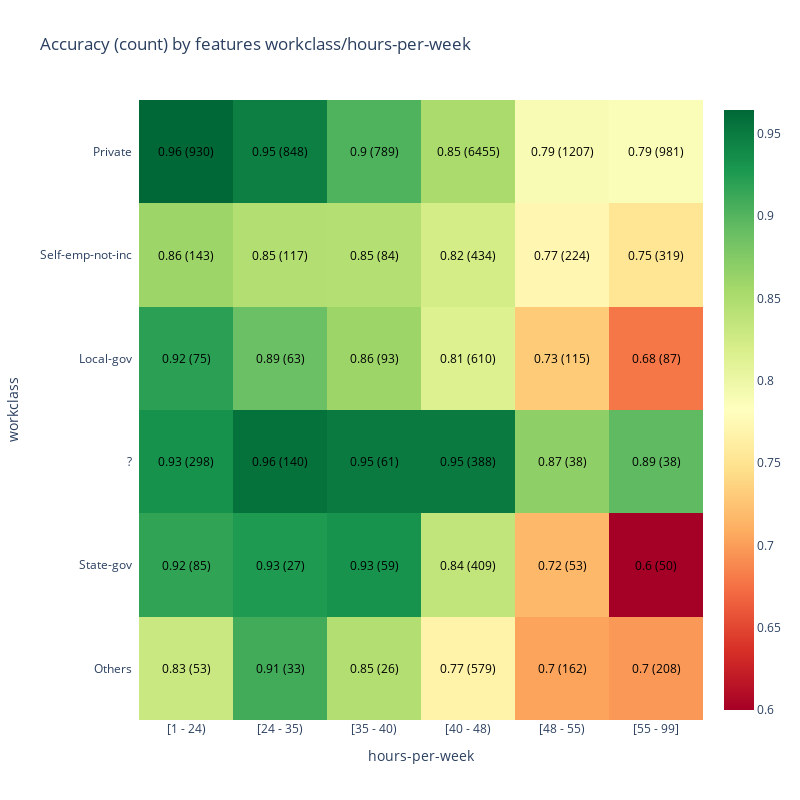

This figure's notebook cell:
### Code cell
from deepchecks.tabular.checks.performance import SegmentPerformance

SegmentPerformance(feature_1='workclass', feature_2='hours-per-week').run(validation_ds, model)

### Figure 1 — Plotly figure (JSON) as saved in the notebook; plotly's stock layout.template omitted (floating-point values rounded to 4 significant figures)
{"data": [{"colorscale": [[0, "rgb(165,0,38)"], [0.1, "rgb(215,48,39)"], [0.2, "rgb(244,109,67)"], [0.3, "rgb(253,174,97)"], [0.4, "rgb(254,224,139)"], [0.5, "rgb(255,255,191)"], [0.6, "rgb(217,239,139)"], [0.7, "rgb(166,217,106)"], [0.8, "rgb(102,189,99)"], [0.9, "rgb(26,152,80)"], [1, "rgb(0,104,55)"]], "reversescale": false, "showscale": true, "type": "heatmap", "x": ["[1 - 24)", "[24 - 35)", "[35 - 40)", "[40 - 48)", "[48 - 55)", "[55 - 99]"], "y": [" Private", " Self-emp-not-inc", " Local-gov", " ?", " State-gov", "Others"], "z": [[0.9645, 0.9469, 0.9024, 0.8525, 0.7904, 0.787], [0.8601, 0.8462, 0.8452, 0.8226, 0.7723, 0.7524], [0.92, 0.8889, 0.8602, 0.8148, 0.7304, 0.6782], [0.9329, 0.9571, 0.9508, 0.951, 0.8684, 0.8947], [0.9176, 0.9259, 0.9322, 0.8362, 0.717, 0.6], [0.8302, 0.9091, 0.8462, 0.7668, 0.7037, 0.6971]]}], "layout": {"annotations": [{"font": {"color": "black"}, "showarrow": false, "text": "0.96\n(930)", "x": "[1 - 24)", "xref": "x", "y": " Private", "yref": "y"}, {"font": {"color": "black"}, "showarrow": false, "text": "0.95\n(848)", "x": "[24 - 35)", "xref": "x", "y": " Private", "yref": "y"}, {"font": {"color": "black"}, "showarrow": false, "text": "0.9\n(789)", "x": "[35 - 40)", "xref": "x", "y": " Private", "yref": "y"}, {"font": {"color": "black"}, "showarrow": false, "text": "0.85\n(6455)", "x": "[40 - 48)", "xref": "x", "y": " Private", "yref": "y"}, {"font": {"color": "black"}, "showarrow": false, "text": "0.79\n(1207)", "x": "[48 - 55)", "xref": "x", "y": " Private", "yref": "y"}, {"font": {"color": "black"}, "showarrow": false, "text": "0.79\n(981)", "x": "[55 - 99]", "xref": "x", "y": " Private", "yref": "y"}, {"font": {"color": "black"}, "showarrow": false, "text": "0.86\n(143)", "x": "[1 - 24)", "xref": "x", "y": " Self-emp-not-inc", "yref": "y"}, {"font": {"color": "black"}, "showarrow": false, "text": "0.85\n(117)", "x": "[24 - 35)", "xref": "x", "y": " Self-emp-not-inc", "yref": "y"}, {"font": {"color": "black"}, "showarrow": false, "text": "0.85\n(84)", "x": "[35 - 40)", "xref": "x", "y": " Self-emp-not-inc", "yref": "y"}, {"font": {"color": "black"}, "showarrow": false, "text": "0.82\n(434)", "x": "[40 - 48)", "xref": "x", "y": " Self-emp-not-inc", "yref": "y"}, {"font": {"color": "black"}, "showarrow": false, "text": "0.77\n(224)", "x": "[48 - 55)", "xref": "x", "y": " Self-emp-not-inc", "yref": "y"}, {"font": {"color": "black"}, "showarrow": false, "text": "0.75\n(319)", "x": "[55 - 99]", "xref": "x", "y": " Self-emp-not-inc", "yref": "y"}, {"font": {"color": "black"}, "showarrow": false, "text": "0.92\n(75)", "x": "[1 - 24)", "xref": "x", "y": " Local-gov", "yref": "y"}, {"font": {"color": "black"}, "showarrow": false, "text": "0.89\n(63)", "x": "[24 - 35)", "xref": "x", "y": " Local-gov", "yref": "y"}, {"font": {"color": "black"}, "showarrow": false, "text": "0.86\n(93)", "x": "[35 - 40)", "xref": "x", "y": " Local-gov", "yref": "y"}, {"font": {"color": "black"}, "showarrow": false, "text": "0.81\n(610)", "x": "[40 - 48)", "xref": "x", "y": " Local-gov", "yref": "y"}, {"font": {"color": "black"}, "showarrow": false, "text": "0.73\n(115)", "x": "[48 - 55)", "xref": "x", "y": " Local-gov", "yref": "y"}, {"font": {"color": "black"}, "showarrow": false, "text": "0.68\n(87)", "x": "[55 - 99]", "xref": "x", "y": " Local-gov", "yref": "y"}, {"font": {"color": "black"}, "showarrow": false, "text": "0.93\n(298)", "x": "[1 - 24)", "xref": "x", "y": " ?", "yref": "y"}, {"font": {"color": "black"}, "showarrow": false, "text": "0.96\n(140)", "x": "[24 - 35)", "xref": "x", "y": " ?", "yref": "y"}, {"font": {"color": "black"}, "showarrow": false, "text": "0.95\n(61)", "x": "[35 - 40)", "xref": "x", "y": " ?", "yref": "y"}, {"font": {"color": "black"}, "showarrow": false, "text": "0.95\n(388)", "x": "[40 - 48)", "xref": "x", "y": " ?", "yref": "y"}, {"font": {"color": "black"}, "showarrow": false, "text": "0.87\n(38)", "x": "[48 - 55)", "xref": "x", "y": " ?", "yref": "y"}, {"font": {"color": "black"}, "showarrow": false, "text": "0.89\n(38)", "x": "[55 - 99]", "xref": "x", "y": " ?", "yref": "y"}, {"font": {"color": "black"}, "showarrow": false, "text": "0.92\n(85)", "x": "[1 - 24)", "xref": "x", "y": " State-gov", "yref": "y"}, {"font": {"color": "black"}, "showarrow": false, "text": "0.93\n(27)", "x": "[24 - 35)", "xref": "x", "y": " State-gov", "yref": "y"}, {"font": {"color": "black"}, "showarrow": false, "text": "0.93\n(59)", "x": "[35 - 40)", "xref": "x", "y": " State-gov", "yref": "y"}, {"font": {"color": "black"}, "showarrow": false, "text": "0.84\n(409)", "x": "[40 - 48)", "xref": "x", "y": " State-gov", "yref": "y"}, {"font": {"color": "black"}, "showarrow": false, "text": "0.72\n(53)", "x": "[48 - 55)", "xref": "x", "y": " State-gov", "yref": "y"}, {"font": {"color": "black"}, "showarrow": false, "text": "0.6\n(50)", "x": "[55 - 99]", "xref": "x", "y": " State-gov", "yref": "y"}, {"font": {"color": "black"}, "showarrow": false, "text": "0.83\n(53)", "x": "[1 - 24)", "xref": "x", "y": "Others", "yref": "y"}, {"font": {"color": "black"}, "showarrow": false, "text": "0.91\n(33)", "x": "[24 - 35)", "xref": "x", "y": "Others", "yref": "y"}, {"font": {"color": "black"}, "showarrow": false, "text": "0.85\n(26)", "x": "[35 - 40)", "xref": "x", "y": "Others", "yref": "y"}, {"font": {"color": "black"}, "showarrow": false, "text": "0.77\n(579)", "x": "[40 - 48)", "xref": "x", "y": "Others", "yref": "y"}, {"font": {"color": "black"}, "showarrow": false, "text": "0.7\n(162)", "x": "[48 - 55)", "xref": "x", "y": "Others", "yref": "y"}, {"font": {"color": "black"}, "showarrow": false, "text": "0.7\n(208)", "x": "[55 - 99]", "xref": "x", "y": "Others", "yref": "y"}], "height": 800, "title": {"text": "Accuracy (count) by features workclass/hours-per-week"}, "width": 800, "xaxis": {"dtick": 1, "gridcolor": "rgb(0, 0, 0)", "side": "bottom", "ticks": "", "title": {"text": "hours-per-week"}}, "yaxis": {"autorange": "reversed", "dtick": 1, "ticks": "", "ticksuffix": "  ", "title": {"text": "workclass"}}}}
